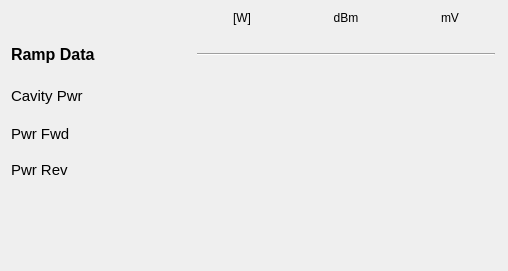
       <widget class="QWidget" name="scrollAreaWidgetContents_15">
        <property name="geometry">
         <rect>
          <x>0</x>
          <y>0</y>
          <width>508</width>
          <height>271</height>
         </rect>
        </property>
        <widget class="QWidget" name="layoutWidget">
         <property name="geometry">
          <rect>
           <x>3</x>
           <y>5</y>
           <width>501</width>
           <height>180</height>
          </rect>
         </property>
         <layout class="QGridLayout" name="gridLayout">
          <item row="0" column="1">
           <widget class="PyDMLabel" name="PyDMLabel_42">
            <property name="toolTip">
             <string/>
            </property>
            <property name="layoutDirection">
             <enum>Qt::LeftToRight</enum>
            </property>
            <property name="text">
             <string>[W]</string>
            </property>
            <property name="alignment">
             <set>Qt::AlignCenter</set>
            </property>
           </widget>
          </item>
          <item row="0" column="2">
           <widget class="PyDMLabel" name="PyDMLabel_43">
            <property name="toolTip">
             <string/>
            </property>
            <property name="text">
             <string>dBm</string>
            </property>
            <property name="alignment">
             <set>Qt::AlignCenter</set>
            </property>
           </widget>
          </item>
          <item row="0" column="3">
           <widget class="PyDMLabel" name="PyDMLabel_54">
            <property name="toolTip">
             <string/>
            </property>
            <property name="text">
             <string>mV</string>
            </property>
            <property name="alignment">
             <set>Qt::AlignCenter</set>
            </property>
           </widget>
          </item>
          <item row="1" column="0">
           <widget class="PyDMLabel" name="PyDMLabel_59">
            <property name="minimumSize">
             <size>
              <width>172</width>
              <height>35</height>
             </size>
            </property>
            <property name="maximumSize">
             <size>
              <width>172</width>
              <height>16777215</height>
             </size>
            </property>
            <property name="font">
             <font>
              <pointsize>12</pointsize>
              <weight>75</weight>
              <bold>true</bold>
             </font>
            </property>
            <property name="toolTip">
             <string/>
            </property>
            <property name="text">
             <string>Ramp Data</string>
            </property>
            <property name="alignment">
             <set>Qt::AlignLeading|Qt::AlignLeft|Qt::AlignVCenter</set>
            </property>
           </widget>
          </item>
          <item row="1" column="1" colspan="3">
           <widget class="Line" name="line_5">
            <property name="sizeIncrement">
             <size>
              <width>0</width>
              <height>0</height>
             </size>
            </property>
            <property name="baseSize">
             <size>
              <width>0</width>
              <height>0</height>
             </size>
            </property>
            <property name="autoFillBackground">
             <bool>false</bool>
            </property>
            <property name="frameShadow">
             <enum>QFrame::Sunken</enum>
            </property>
            <property name="lineWidth">
             <number>1</number>
            </property>
            <property name="midLineWidth">
             <number>0</number>
            </property>
            <property name="orientation">
             <enum>Qt::Horizontal</enum>
            </property>
           </widget>
          </item>
          <item row="2" column="0">
           <widget class="PyDMLabel" name="PyDMLabel_71">
            <property name="minimumSize">
             <size>
              <width>172</width>
              <height>35</height>
             </size>
            </property>
            <property name="maximumSize">
             <size>
              <width>172</width>
              <height>16777215</height>
             </size>
            </property>
            <property name="font">
             <font>
              <pointsize>11</pointsize>
             </font>
            </property>
            <property name="toolTip">
             <string/>
            </property>
            <property name="text">
             <string>Cavity Pwr</string>
            </property>
           </widget>
          </item>
          <item row="2" column="1">
           <widget class="PyDMLabel" name="PyDMLabel_44">
            <property name="enabled">
             <bool>true</bool>
            </property>
            <property name="minimumSize">
             <size>
              <width>90</width>
              <height>30</height>
             </size>
            </property>
            <property name="maximumSize">
             <size>
              <width>80</width>
              <height>30</height>
             </size>
            </property>
            <property name="toolTip">
             <string/>
            </property>
            <property name="accessibleDescription">
             <string/>
            </property>
            <property name="layoutDirection">
             <enum>Qt::LeftToRight</enum>
            </property>
            <property name="autoFillBackground">
             <bool>false</bool>
            </property>
            <property name="styleSheet">
             <string notr="true"/>
            </property>
            <property name="frameShape">
             <enum>QFrame::NoFrame</enum>
            </property>
            <property name="frameShadow">
             <enum>QFrame::Sunken</enum>
            </property>
            <property name="alignment">
             <set>Qt::AlignCenter</set>
            </property>
            <property name="precision" stdset="0">
             <number>2</number>
            </property>
            <property name="showUnits" stdset="0">
             <bool>false</bool>
            </property>
            <property name="precisionFromPV" stdset="0">
             <bool>false</bool>
            </property>
            <property name="channel" stdset="0">
             <string>BO-05D:RF-P5Cav:Cell3PwrW-Mon</string>
            </property>
           </widget>
          </item>
          <item row="2" column="2">
           <widget class="PyDMLabel" name="PyDMLabel_45">
            <property name="enabled">
             <bool>true</bool>
            </property>
            <property name="minimumSize">
             <size>
              <width>90</width>
              <height>30</height>
             </size>
            </property>
            <property name="maximumSize">
             <size>
              <width>80</width>
              <height>30</height>
             </size>
            </property>
            <property name="toolTip">
             <string/>
            </property>
            <property name="accessibleDescription">
             <string/>
            </property>
            <property name="layoutDirection">
             <enum>Qt::LeftToRight</enum>
            </property>
            <property name="autoFillBackground">
             <bool>false</bool>
            </property>
            <property name="styleSheet">
             <string notr="true"/>
            </property>
            <property name="frameShape">
             <enum>QFrame::NoFrame</enum>
            </property>
            <property name="frameShadow">
             <enum>QFrame::Sunken</enum>
            </property>
            <property name="alignment">
             <set>Qt::AlignCenter</set>
            </property>
            <property name="precision" stdset="0">
             <number>2</number>
            </property>
            <property name="showUnits" stdset="0">
             <bool>false</bool>
            </property>
            <property name="precisionFromPV" stdset="0">
             <bool>false</bool>
            </property>
            <property name="alarmSensitiveContent" stdset="0">
             <bool>false</bool>
            </property>
            <property name="alarmSensitiveBorder" stdset="0">
             <bool>true</bool>
            </property>
            <property name="channel" stdset="0">
             <string>BO-05D:RF-P5Cav:Cell3PwrdBm-Mon</string>
            </property>
           </widget>
          </item>
          <item row="2" column="3">
           <widget class="PyDMLabel" name="PyDMLabel_89">
            <property name="enabled">
             <bool>true</bool>
            </property>
            <property name="minimumSize">
             <size>
              <width>90</width>
              <height>30</height>
             </size>
            </property>
            <property name="maximumSize">
             <size>
              <width>80</width>
              <height>30</height>
             </size>
            </property>
            <property name="toolTip">
             <string/>
            </property>
            <property name="accessibleDescription">
             <string/>
            </property>
            <property name="layoutDirection">
             <enum>Qt::LeftToRight</enum>
            </property>
            <property name="autoFillBackground">
             <bool>false</bool>
            </property>
            <property name="styleSheet">
             <string notr="true"/>
            </property>
            <property name="frameShape">
             <enum>QFrame::NoFrame</enum>
            </property>
            <property name="frameShadow">
             <enum>QFrame::Sunken</enum>
            </property>
            <property name="alignment">
             <set>Qt::AlignCenter</set>
            </property>
            <property name="precision" stdset="0">
             <number>2</number>
            </property>
            <property name="showUnits" stdset="0">
             <bool>false</bool>
            </property>
            <property name="precisionFromPV" stdset="0">
             <bool>false</bool>
            </property>
            <property name="alarmSensitiveContent" stdset="0">
             <bool>false</bool>
            </property>
            <property name="alarmSensitiveBorder" stdset="0">
             <bool>true</bool>
            </property>
            <property name="channel" stdset="0">
             <string>BO-05D:RF-P5Cav:Cell3PwrdBm-Mon</string>
            </property>
           </widget>
          </item>
          <item row="3" column="0">
           <widget class="PyDMLabel" name="PyDMLabel_46">
            <property name="minimumSize">
             <size>
              <width>172</width>
              <height>0</height>
             </size>
            </property>
            <property name="maximumSize">
             <size>
              <width>172</width>
              <height>16777215</height>
             </size>
            </property>
            <property name="font">
             <font>
              <pointsize>11</pointsize>
             </font>
            </property>
            <property name="toolTip">
             <string/>
            </property>
            <property name="text">
             <string>Pwr Fwd</string>
            </property>
           </widget>
          </item>
          <item row="3" column="1">
           <widget class="PyDMLabel" name="PyDMLabel_73">
            <property name="enabled">
             <bool>true</bool>
            </property>
            <property name="minimumSize">
             <size>
              <width>90</width>
              <height>30</height>
             </size>
            </property>
            <property name="maximumSize">
             <size>
              <width>80</width>
              <height>30</height>
             </size>
            </property>
            <property name="toolTip">
             <string/>
            </property>
            <property name="accessibleDescription">
             <string/>
            </property>
            <property name="layoutDirection">
             <enum>Qt::LeftToRight</enum>
            </property>
            <property name="autoFillBackground">
             <bool>false</bool>
            </property>
            <property name="styleSheet">
             <string notr="true"/>
            </property>
            <property name="frameShape">
             <enum>QFrame::NoFrame</enum>
            </property>
            <property name="frameShadow">
             <enum>QFrame::Sunken</enum>
            </property>
            <property name="alignment">
             <set>Qt::AlignCenter</set>
            </property>
            <property name="precision" stdset="0">
             <number>2</number>
            </property>
            <property name="showUnits" stdset="0">
             <bool>false</bool>
            </property>
            <property name="precisionFromPV" stdset="0">
             <bool>false</bool>
            </property>
            <property name="channel" stdset="0">
             <string>BO-05D:RF-P5Cav:FwdPwrW-Mon</string>
            </property>
           </widget>
          </item>
          <item row="3" column="2">
           <widget class="PyDMLabel" name="PyDMLabel_77">
            <property name="enabled">
             <bool>true</bool>
            </property>
            <property name="minimumSize">
             <size>
              <width>90</width>
              <height>30</height>
             </size>
            </property>
            <property name="maximumSize">
             <size>
              <width>80</width>
              <height>30</height>
             </size>
            </property>
            <property name="toolTip">
             <string/>
            </property>
            <property name="accessibleDescription">
             <string/>
            </property>
            <property name="layoutDirection">
             <enum>Qt::LeftToRight</enum>
            </property>
            <property name="autoFillBackground">
             <bool>false</bool>
            </property>
            <property name="styleSheet">
             <string notr="true"/>
            </property>
            <property name="frameShape">
             <enum>QFrame::NoFrame</enum>
            </property>
            <property name="frameShadow">
             <enum>QFrame::Sunken</enum>
            </property>
            <property name="alignment">
             <set>Qt::AlignCenter</set>
            </property>
            <property name="precision" stdset="0">
             <number>2</number>
            </property>
            <property name="showUnits" stdset="0">
             <bool>false</bool>
            </property>
            <property name="precisionFromPV" stdset="0">
             <bool>false</bool>
            </property>
            <property name="channel" stdset="0">
             <string>BO-05D:RF-P5Cav:FwdPwrdBm-Mon</string>
            </property>
            <property name="displayFormat" stdset="0">
             <enum>PyDMLabel::Decimal</enum>
            </property>
           </widget>
          </item>
          <item row="3" column="3">
           <widget class="PyDMLabel" name="PyDMLabel_91">
            <property name="enabled">
             <bool>true</bool>
            </property>
            <property name="minimumSize">
             <size>
              <width>90</width>
              <height>30</height>
             </size>
            </property>
            <property name="maximumSize">
             <size>
              <width>80</width>
              <height>30</height>
             </size>
            </property>
            <property name="toolTip">
             <string/>
            </property>
            <property name="accessibleDescription">
             <string/>
            </property>
            <property name="layoutDirection">
             <enum>Qt::LeftToRight</enum>
            </property>
            <property name="autoFillBackground">
             <bool>false</bool>
            </property>
            <property name="styleSheet">
             <string notr="true"/>
            </property>
            <property name="frameShape">
             <enum>QFrame::NoFrame</enum>
            </property>
            <property name="frameShadow">
             <enum>QFrame::Sunken</enum>
            </property>
            <property name="alignment">
             <set>Qt::AlignCenter</set>
            </property>
            <property name="precision" stdset="0">
             <number>2</number>
            </property>
            <property name="showUnits" stdset="0">
             <bool>false</bool>
            </property>
            <property name="precisionFromPV" stdset="0">
             <bool>false</bool>
            </property>
            <property name="channel" stdset="0">
             <string>BO-05D:RF-P5Cav:FwdPwrdBm-Mon</string>
            </property>
            <property name="displayFormat" stdset="0">
             <enum>PyDMLabel::Decimal</enum>
            </property>
           </widget>
          </item>
          <item row="4" column="0">
           <widget class="PyDMLabel" name="pv02raps01_3">
            <property name="minimumSize">
             <size>
              <width>172</width>
              <height>0</height>
             </size>
            </property>
            <property name="maximumSize">
             <size>
              <width>172</width>
              <height>16777215</height>
             </size>
            </property>
            <property name="font">
             <font>
              <pointsize>11</pointsize>
             </font>
            </property>
            <property name="toolTip">
             <string/>
            </property>
            <property name="text">
             <string>Pwr Rev</string>
            </property>
           </widget>
          </item>
          <item row="4" column="1">
           <widget class="PyDMLabel" name="PyDMLabel_74">
            <property name="enabled">
             <bool>true</bool>
            </property>
            <property name="minimumSize">
             <size>
              <width>90</width>
              <height>30</height>
             </size>
            </property>
            <property name="maximumSize">
             <size>
              <width>80</width>
              <height>30</height>
             </size>
            </property>
            <property name="toolTip">
             <string/>
            </property>
            <property name="accessibleDescription">
             <string/>
            </property>
            <property name="layoutDirection">
             <enum>Qt::LeftToRight</enum>
            </property>
            <property name="autoFillBackground">
             <bool>false</bool>
            </property>
            <property name="styleSheet">
             <string notr="true"/>
            </property>
            <property name="frameShape">
             <enum>QFrame::NoFrame</enum>
            </property>
            <property name="frameShadow">
             <enum>QFrame::Sunken</enum>
            </property>
            <property name="alignment">
             <set>Qt::AlignCenter</set>
            </property>
            <property name="precision" stdset="0">
             <number>2</number>
            </property>
            <property name="showUnits" stdset="0">
             <bool>false</bool>
            </property>
            <property name="precisionFromPV" stdset="0">
             <bool>false</bool>
            </property>
            <property name="channel" stdset="0">
             <string>BO-05D:RF-P5Cav:RevPwrW-Mon</string>
            </property>
           </widget>
          </item>
          <item row="4" column="2">
           <widget class="PyDMLabel" name="PyDMLabel_76">
            <property name="enabled">
             <bool>true</bool>
            </property>
            <property name="minimumSize">
             <size>
              <width>90</width>
              <height>30</height>
             </size>
            </property>
            <property name="maximumSize">
             <size>
              <width>80</width>
              <height>30</height>
             </size>
            </property>
            <property name="toolTip">
             <string/>
            </property>
            <property name="accessibleDescription">
             <string/>
            </property>
            <property name="layoutDirection">
             <enum>Qt::LeftToRight</enum>
            </property>
            <property name="autoFillBackground">
             <bool>false</bool>
            </property>
            <property name="styleSheet">
             <string notr="true"/>
            </property>
            <property name="frameShape">
             <enum>QFrame::NoFrame</enum>
            </property>
            <property name="frameShadow">
             <enum>QFrame::Sunken</enum>
            </property>
            <property name="alignment">
             <set>Qt::AlignCenter</set>
            </property>
            <property name="precision" stdset="0">
             <number>2</number>
            </property>
            <property name="showUnits" stdset="0">
             <bool>false</bool>
            </property>
            <property name="precisionFromPV" stdset="0">
             <bool>false</bool>
            </property>
            <property name="channel" stdset="0">
             <string>BO-05D:RF-P5Cav:RevPwrdBm-Mon</string>
            </property>
           </widget>
          </item>
          <item row="4" column="3">
           <widget class="PyDMLabel" name="PyDMLabel_90">
            <property name="enabled">
             <bool>true</bool>
            </property>
            <property name="minimumSize">
             <size>
              <width>90</width>
              <height>30</height>
             </size>
            </property>
            <property name="maximumSize">
             <size>
              <width>80</width>
              <height>30</height>
             </size>
            </property>
            <property name="toolTip">
             <string/>
            </property>
            <property name="accessibleDescription">
             <string/>
            </property>
            <property name="layoutDirection">
             <enum>Qt::LeftToRight</enum>
            </property>
            <property name="autoFillBackground">
             <bool>false</bool>
            </property>
            <property name="styleSheet">
             <string notr="true"/>
            </property>
            <property name="frameShape">
             <enum>QFrame::NoFrame</enum>
            </property>
            <property name="frameShadow">
             <enum>QFrame::Sunken</enum>
            </property>
            <property name="alignment">
             <set>Qt::AlignCenter</set>
            </property>
            <property name="precision" stdset="0">
             <number>2</number>
            </property>
            <property name="showUnits" stdset="0">
             <bool>false</bool>
            </property>
            <property name="precisionFromPV" stdset="0">
             <bool>false</bool>
            </property>
            <property name="channel" stdset="0">
             <string>BO-05D:RF-P5Cav:RevPwrdBm-Mon</string>
            </property>
           </widget>
          </item>
         </layout>
        </widget>
       </widget>
